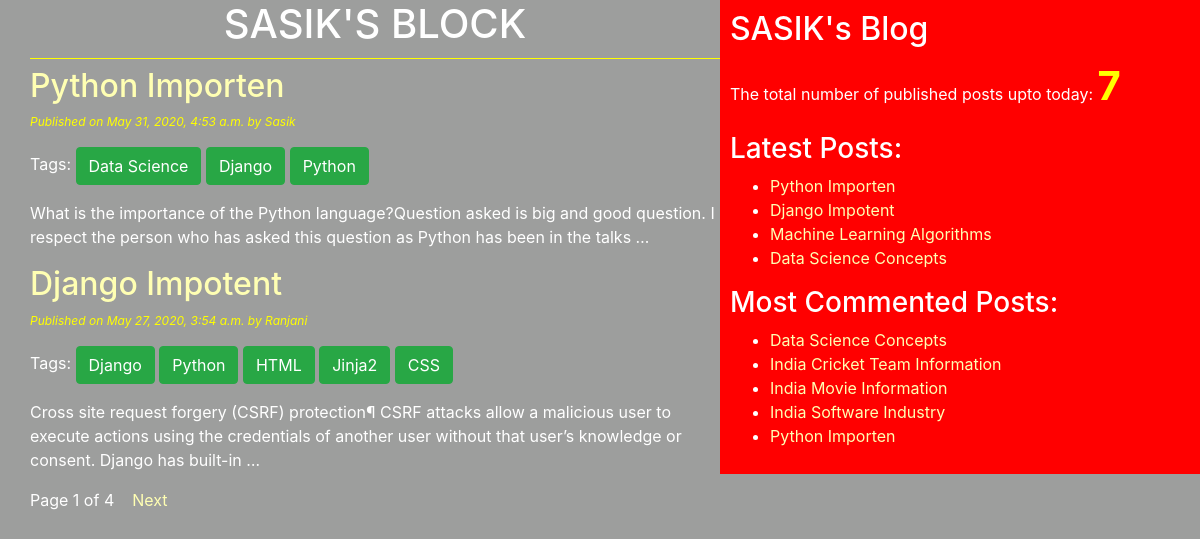
The page / on the database its author committed.
### blog/models.py (models this page shows, shortened)
class Post(models.Model):
    STATUS_CHOICES=(('draft','Draft'),('published','Published'))
    title=models.CharField(max_length=256)
    slug=models.SlugField(max_length=264,unique_for_date='publish')
    author=models.ForeignKey(User,related_name='blog_posts',on_delete=models.CASCADE)
    body=models.TextField()
    publish=models.DateTimeField(default=timezone.now)
    created=models.DateTimeField(auto_now_add=True)
    updated=models.DateTimeField(auto_now=True)
    status=models.CharField(max_length=10,choices=STATUS_CHOICES,default='draft')
    objects=CustomMangager()
    tags=TaggableManager()
    class Meta:
        ordering=('-publish',)
    def get_absolute_url(self):
        return reverse('post_detail',args=[self.publish.year,self.publish.strftime('%m'),self.publish.strftime('%d'),self.slug])

### blog/views.py (the view)
# urls.py: path('', views.post_list_view),
def post_list_view(request,tag_slug=None):
    post_list=Post.objects.all()
    tag=None
    if tag_slug:
        tag=get_object_or_404(Tag,slug=tag_slug)
        post_list=post_list.filter(tags__in=[tag])
    paginator=Paginator(post_list,2)
    page_number=request.GET.get('page')
    try:
        post_list=paginator.page(page_number)
    except PageNotAnInteger:
        post_list=paginator.page(1)
    except EmptyPage:
        post_list=paginator.page(paginator.num_pages)
    return render(request,'blog/post_list.html',{'post_list':post_list,'tag':tag})

### blog/models.py (called while the page is built)
    def get_queryset(self):
        return super().get_queryset().filter(status='published')

### blog/templatetags/blog_tags.py (called while the page is built)
@register.simple_tag(name='my_tag')
def total_posts():
    return Post.objects.count()

@register.inclusion_tag('blog/latest_posts123.html')
def show_latest_posts(count=3):
    letest_posts=Post.objects.order_by('-publish')[:count]
    return {'letest_posts':letest_posts}

@register.simple_tag
def get_most_commented_posts(count=5):
    return Post.objects.annotate(total_comments=Count('comments')).order_by('-total_comments')[:count]

### templates/blog/post_list.html (shortened to what this page needs)
{%extends 'blog/base.html'%}
      {%block content%}
        <h1>SASIK'S BLOCK</h1>
        {%for post in post_list%}
          <a href="{{post.get_absolute_url}}"><h2>{{post.title}}</h2></a>
          <p id='date'>Published on {{post.publish}} by {{post.author|title}}</p>
          <p>Tags:
            {%for tag in post.tags.all%}
                <a href="{%url 'post_list_by_tag_name' tag.slug%}" class='btn btn-success'>{{tag.name}}</a>
            {%endfor%}
          </p>
          {{post.body|truncatewords:30|linebreaks}}
        {%endfor%}
        {%include 'blog/pagination.html' with page=post_list%}
      {%endblock%}

### templates/blog/base.html (shortened to what this page needs)
<!DOCTYPE html>
{%load blog_tags%}
{%load static%}
<html lang="en" dir="ltr">
  <head>
    <link rel="stylesheet" href="https://stackpath.bootstrapcdn.com/bootstrap/4.4.1/css/bootstrap.min.css"
>
    <link rel="stylesheet" href="{%static "css/blog.css" %}">
  </head>
  <body>
    <div class="content">
      {%block content%}{%endblock%}
    </div>
    <div class="sidebar">
      <h2>SASIK's Blog</h2>
      <p>The total number of published posts upto today: <span id='pcount'>{%my_tag%}</span></p>
      <h3>Latest Posts:</h3>{%show_latest_posts 4%}
      <h3>Most Commented Posts:</h3>
        {%get_most_commented_posts as most_commented_posts%}
        <ul>
          {%for post in most_commented_posts%}
            <li><a href="{{post.get_absolute_url}}">{{post.title}}</a></li>
          {%endfor%}
        </ul>
    </div>
  </body>
</html>

### templates/blog/pagination.html (shortened to what this page needs)
<div class="paginator">
  <span>Page {{page.number}} of {{page.paginator.num_pages}}</span> &nbsp&nbsp
  {%if page.has_next%}
    <a href="?page={{page.next_page_number}}">Next</a>
  {%endif%}
</div>

### templates/blog/latest_posts123.html
<ul>
  {%for post in letest_posts%}
    <li><a href="{{post.get_absolute_url}}">{{post.title}}</a></li>
  {%endfor%}
</ul>

### static/css/blog.css (style rules this page uses)
.content { width:60%; float:left; padding:0 0 0 30px; background: #9d9e9d; height:100%; }
.sidebar { width:40%; float:right; padding: 10px; background:red; height:100%; }
h1 { text-align: center; border-bottom: 1px solid yellow ; padding-bottom: 10px; }
body { color:white; background: #9d9e9d; }
#date { color:yellow; font-size: 12px; font-style: italic; }
a { color:#ffffb3; }
#pcount { font-size: 40px; color: yellow; font-weight: bold; }

### rows shown on the page
Post: title "Python Importen", publish "May 31, 2020, 4:53 a.m.", author "Sasik", body "What is the importance of the Python language?Question asked is big and good question. I respect the person who has asked this question as Python has been in the talks …"
Tag: name "Data Science"
Tag: name "Django"
Tag: name "Python"
Post: title "Django Impotent", publish "May 27, 2020, 3:54 a.m.", author "Ranjani", body "Cross site request forgery (CSRF) protection¶ CSRF attacks allow a malicious user to execute actions using the credentials of another user without that user’s knowledge or consent. Django has built-in …"
Tag: name "HTML"
Tag: name "Jinja2"
Tag: name "CSS"
Post: title "Machine Learning Algorithms"
Post: title "Data Science Concepts"
Post: title "India Cricket Team Information"
Post: title "India Movie Information"
Post: title "India Software Industry"

### other values the page prints
{{ page.number }} "1"
{{ page.paginator.num_pages }} "4"
